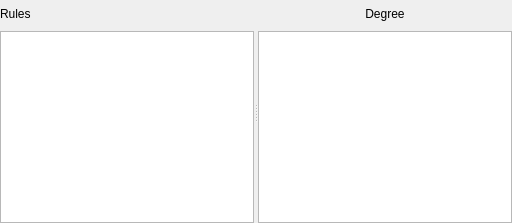
             <widget class="QSplitter" name="spl_control_rule_strength">
              <property name="orientation">
               <enum>Qt::Horizontal</enum>
              </property>
              <widget class="QWidget" name="verticalLayoutWidget">
               <layout class="QVBoxLayout" name="verticalLayout_5">
                <property name="spacing">
                 <number>3</number>
                </property>
                <item>
                 <layout class="QHBoxLayout" name="hly_rules_control">
                  <property name="topMargin">
                   <number>0</number>
                  </property>
                  <item>
                   <widget class="QLabel" name="label_3">
                    <property name="sizePolicy">
                     <sizepolicy hsizetype="Minimum" vsizetype="Fixed">
                      <horstretch>0</horstretch>
                      <verstretch>0</verstretch>
                     </sizepolicy>
                    </property>
                    <property name="text">
                     <string>Rules</string>
                    </property>
                    <property name="alignment">
                     <set>Qt::AlignLeading|Qt::AlignLeft|Qt::AlignVCenter</set>
                    </property>
                   </widget>
                  </item>
                  <item>
                   <spacer name="horizontalSpacer_5">
                    <property name="orientation">
                     <enum>Qt::Horizontal</enum>
                    </property>
                    <property name="sizeHint" stdset="0">
                     <size>
                      <width>40</width>
                      <height>28</height>
                     </size>
                    </property>
                   </spacer>
                  </item>
                  <item>
                   <spacer name="horizontalSpacer_3">
                    <property name="orientation">
                     <enum>Qt::Horizontal</enum>
                    </property>
                    <property name="sizeHint" stdset="0">
                     <size>
                      <width>40</width>
                      <height>28</height>
                     </size>
                    </property>
                   </spacer>
                  </item>
                 </layout>
                </item>
                <item>
                 <widget class="QListWidget" name="lsw_test_rules">
                  <property name="sizePolicy">
                   <sizepolicy hsizetype="Expanding" vsizetype="Expanding">
                    <horstretch>0</horstretch>
                    <verstretch>0</verstretch>
                   </sizepolicy>
                  </property>
                  <property name="selectionMode">
                   <enum>QAbstractItemView::NoSelection</enum>
                  </property>
                  <property name="resizeMode">
                   <enum>QListView::Adjust</enum>
                  </property>
                 </widget>
                </item>
               </layout>
              </widget>
              <widget class="QWidget" name="verticalLayoutWidget_2">
               <layout class="QVBoxLayout" name="verticalLayout_14">
                <property name="spacing">
                 <number>3</number>
                </property>
                <item>
                 <layout class="QHBoxLayout" name="horizontalLayout_4">
                  <property name="topMargin">
                   <number>0</number>
                  </property>
                  <item>
                   <spacer name="horizontalSpacer_6">
                    <property name="orientation">
                     <enum>Qt::Horizontal</enum>
                    </property>
                    <property name="sizeHint" stdset="0">
                     <size>
                      <width>40</width>
                      <height>28</height>
                     </size>
                    </property>
                   </spacer>
                  </item>
                  <item>
                   <widget class="QLabel" name="label_5">
                    <property name="sizePolicy">
                     <sizepolicy hsizetype="Minimum" vsizetype="Fixed">
                      <horstretch>0</horstretch>
                      <verstretch>0</verstretch>
                     </sizepolicy>
                    </property>
                    <property name="text">
                     <string>Degree</string>
                    </property>
                    <property name="alignment">
                     <set>Qt::AlignCenter</set>
                    </property>
                   </widget>
                  </item>
                  <item>
                   <spacer name="horizontalSpacer_7">
                    <property name="orientation">
                     <enum>Qt::Horizontal</enum>
                    </property>
                    <property name="sizeHint" stdset="0">
                     <size>
                      <width>40</width>
                      <height>28</height>
                     </size>
                    </property>
                   </spacer>
                  </item>
                 </layout>
                </item>
                <item>
                 <widget class="QListWidget" name="lsw_test_rules_activation">
                  <property name="sizePolicy">
                   <sizepolicy hsizetype="Expanding" vsizetype="Expanding">
                    <horstretch>0</horstretch>
                    <verstretch>0</verstretch>
                   </sizepolicy>
                  </property>
                  <property name="horizontalScrollBarPolicy">
                   <enum>Qt::ScrollBarAlwaysOff</enum>
                  </property>
                  <property name="selectionMode">
                   <enum>QAbstractItemView::NoSelection</enum>
                  </property>
                  <property name="selectionBehavior">
                   <enum>QAbstractItemView::SelectRows</enum>
                  </property>
                  <property name="resizeMode">
                   <enum>QListView::Adjust</enum>
                  </property>
                 </widget>
                </item>
               </layout>
              </widget>
             </widget>
